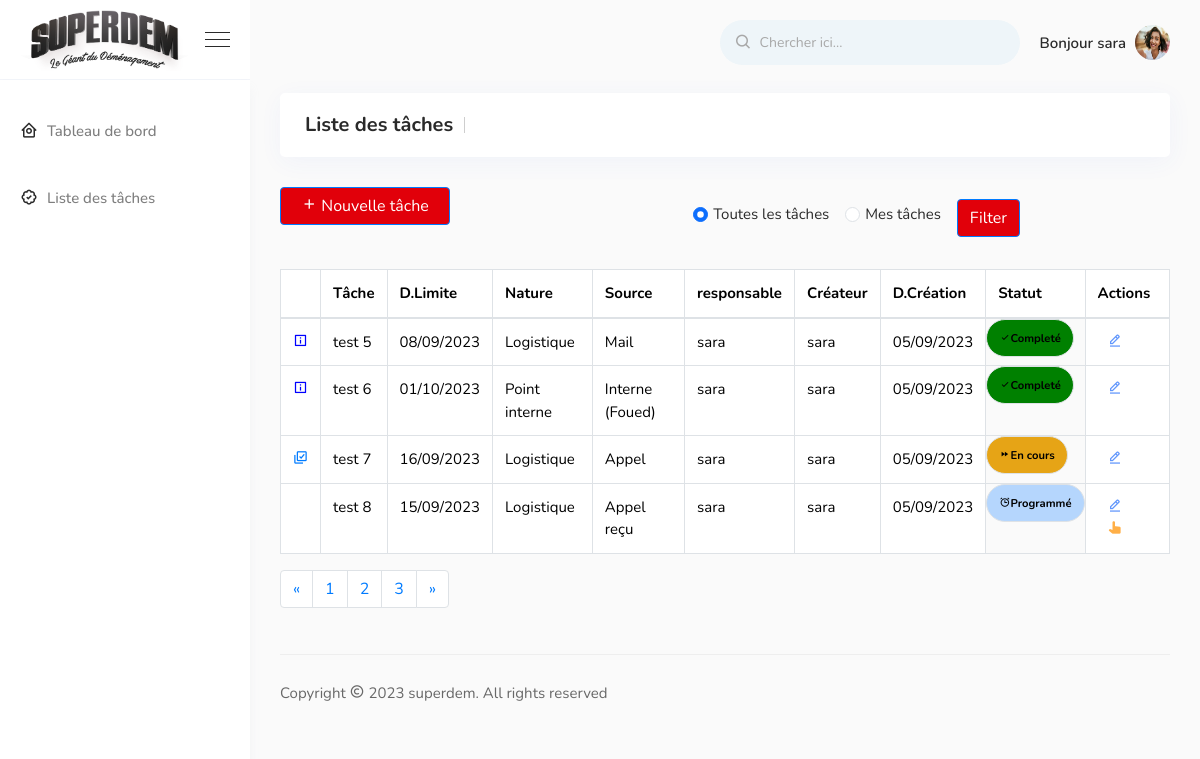
The page /planTaskk/TaskList?page=2&filter=None (signed in) on the database its author committed.
### planTaskk/models.py (models this page shows, shortened)
class UserProfile(models.Model):
    user = models.OneToOneField(User, on_delete=models.CASCADE)
    image = models.ImageField(upload_to="users/", default="image/user.jpg")
    biography = models.TextField(blank=True)
    position = models.CharField(max_length=100,blank=True)
    studies = models.CharField(max_length=100, blank=True)
    phone = models.CharField(max_length=15, default="000-000-0000")

class Todo(models.Model):
    datecreation = models.DateTimeField()
    createur = models.TextField()
    source = models.TextField()
    interne = models.TextField(blank=True)
    responsable = models.TextField()
    nature = models.TextField()
    tache = models.TextField()
    status = models.CharField(max_length=30)
    deadline = models.DateTimeField()
    commentaire = models.TextField(blank=True)

### planTaskk/views.py (the view)
# urls.py: path('TaskList', views.TaskList,name='TaskList'),
@login_required(login_url='login')
def TaskList(request):
    user_profile = UserProfile.objects.get(user=request.user)
    toDo = Todo.objects.all()
    filter_option = request.GET.get('filter')
    if filter_option == 'tasks_for_me':
        toDo = toDo.filter(responsable=request.user)
    paginator = Paginator(toDo, 4)  # 4 tâches par page
    page_number = request.GET.get('page')
    page_obj = paginator.get_page(page_number)
    context = {
        'user_profile': user_profile,
        'page_obj': page_obj,
        'employes' : employes,  # Assurez-vous que cette variable est correctement définie
        'current_page' : 1,
        'filter_option': filter_option  # Ajoutez l'option de filtre au contexte
    }
    return render(request, 'TaskList.html', context)

### planTaskk/Templates/TaskList.html (shortened to what this page needs)
<!doctype html>
{% load static %}
<html lang="zxx">
<head>
    <link rel="stylesheet" href="https://cdn.jsdelivr.net/npm/sweetalert2@11/dist/sweetalert2.min.css">
    <link href="https://cdn.jsdelivr.net/npm/bootstrap@5.3.1/dist/css/bootstrap.min.css" rel="stylesheet"
>
    <link rel="stylesheet" href="{% static 'css/vendors.min.css' %}" />
    <link rel="stylesheet" href="{% static 'css/style14.css' %}" />
    <link rel="stylesheet" href="{% static 'css/responsive.css' %}" />
</head>
<body>
    <div class="sidemenu-area">
        <div class="sidemenu-header">
            <div class="navbar-brand d-flex align-items-center">
                <img src="{% static 'image/logo-superdem.png'%}" alt="image">
           </div>
            <div class="burger-menu d-none d-lg-block">
                <span class="top-bar"></span>
                <span class="middle-bar"></span>
                <span class="bottom-bar"></span>
            </div>
        </div>
        <div class="sidemenu-body">
            <ul class="sidemenu-nav metisMenu h-100" id="sidemenu-nav" data-simplebar>
                <li class="nav-item">
                    <a href="{% url 'dashboard' %}" class="nav-link" aria-expanded="false">
                        <span class="icon"><i class='bx bx-home-circle'></i></span>
                        <span class="menu-title">Tableau de bord</span>
                    </a>
                </li>
                <li class="nav-item ">
                    <a href="{% url 'TaskList' %}" class="nav-link">
                        <span class="icon"><i class='bx bx-badge-check'></i></span>
                        <span class="menu-title">Liste des tâches</span>
                    </a>
                </li>
        </div>
    </div>
    <div class="main-content d-flex flex-column">
        <nav class="navbar top-navbar navbar-expand">
            <div class="collapse navbar-collapse" id="navbarSupportContent">
                <form method="get" class="nav-search-form d-none ml-auto d-md-block">
                    <label><i class='bx bx-search'></i></label>
                    <input type="text" class="form-control" onkeyup="searchFunction()" id="searchInput"
                        placeholder="Chercher ici...">
                </form>
                <ul class="navbar-nav right-nav align-items-center">
                    <li class="nav-item dropdown profile-nav-item">
                        <a href="#" class="nav-link dropdown-toggle" role="button" data-toggle="dropdown"
                            aria-haspopup="true" aria-expanded="false">
                            <div class="menu-profile">
                                {% if request.user.is_authenticated %}
                                <span class="name">Bonjour {{ request.user.username }}</span>
                                <img src="{{ user_profile.image.url }}" class="rounded-circle" alt="image">
                                {% endif %}
                            </div>
                        </a>
                    </li>
                </ul>
            </div>
        </nav>
        <div class="breadcrumb-area">
            <h1>Liste des tâches</h1>
        </div>
            <form method="GET" action="{% url 'TaskList' %}">
                <div class="div-btn d-flex justify-content-start">
                    <button type="button" class="btn btn-primary btn-block compose-btn mb-4" style="width:170px;background-color: #e1000a;" data-toggle="modal" data-target="#exampleModal"><i class="bx bx-plus"></i> Nouvelle tâche</button>
                    <div style="position: absolute; right:  180px;">
                        <div class="form-check form-check-inline">
                            <input class="form-check-input" type="radio" name="filter" id="allTasksRadio" value="" checked>
                            <label class="form-check-label" for="allTasksRadio">Toutes les tâches</label>
                        </div>
                        <div class="form-check form-check-inline">
                            <input class="form-check-input" type="radio" name="filter" id="tasksForMeRadio" value="tasks_for_me" {% if filter_option == 'tasks_for_me' %}checked{% endif %}>
                            <label class="form-check-label" for="tasksForMeRadio">Mes tâches</label>
                        </div>
                        <button type="submit" class="btn btn-primary" style="background-color: #e1000a;">Filter</button>
                    </div>
                </div>
            </form>
        <div class="todo-content-area mt-20">
                <div class="todo-area">
                    <div class="todo-list-wrapper">
                        <div class="todo-list">
                            <table class="table table-bordered">
                                <thead>
                                    <tr>
                                        <th></th>
                                        <th scope="col">Tâche</th>
                                        <th scope="col">D.Limite</th>
                                        <th scope="col">Nature</th>
                                        <th scope="col">Source</th>
                                        <th scope="col">responsable</th>
                                        <th scope="col">Créateur</th>
                                        <th scope="col">D.Création</th>
                                        <th scope="col">Statut</th>
                                        <th scope="col">Actions</th>
                                    </tr>
                                </thead>
                                <tbody>
                                    {% for tdo in page_obj %}
                                    <tr>
                                         <td>
                                            {% if tdo.status == 'En cours' and request.user.username == tdo.responsable %}
                                            <a href="#" data-toggle="modal" data-target="#exampleModal{{tdo.id}}"><i class='bx bx-select-multiple'></i></a>
                                            {% elif tdo.status == 'Completé' %}
                                            <a href="#" data-toggle="modal" data-target="#exampleModalInfo{{tdo.id}}"><i class='bx bx-info-square' style="color:blue;"></i></a>
                                                {% endif %}
                                        </td>
                                        <td>{{tdo.tache}}</td>
                                        <td>{{tdo.deadline|date:"d/m/Y" }}</td>
                                        <td>{{tdo.nature}}</td>
                                        {% if tdo.source == 'Interne' %}
                                        <td>{{tdo.source}} ({{tdo.interne}})</td>
                                        {% else %}
                                        <td>{{tdo.source}}</td>
                                        {% endif %}
                                        <td>{{tdo.responsable}}</td>
                                        <td>{{tdo.createur}}</td>
                                        <td>{{tdo.datecreation|date:"d/m/Y" }}</td>
                                        {% if tdo.status == 'Programmé' %}
                                        <td class="badge rounded-pill" style="background-color: #b5d6fd;"><i
                                                class='bx bx-alarm'></i>Programmé</td>
                                        {% elif tdo.status == 'Non pris en charge' %}
                                        <td class="badge rounded-pill" style="background-color: #dddddd;"><i
                                                class='bx bx-calendar'></i>Non pris en charge</td>
                                        {% elif tdo.status == 'Completé' %}
                                        <td class="badge rounded-pill" style="background-color: green;"><i
                                                class='bx bx-check' ></i>Completé</td>
                                        {% elif tdo.status == 'En cours' %}
                                        <td class="badge rounded-pill" style="background-color: rgb(230, 164, 22);"><i
                                                    class='bx bx-fast-forward'></i>En cours</td>
                                        {% endif %}
                                        <td>
                                            {% if request.user.username == tdo.createur %}
                                            <a href="{% url 'edit' tdo.id page_obj.number filter_option %}" class="edit" style="padding: 5px 10px; color: #6096fc; background-color: transparent; transition: background-color 0.3s, color 0.3s;"
                                                onmouseover="this.style.backgroundColor = 'rgba(96, 150, 252, 0.4)';"
                                                onmouseout="this.style.backgroundColor = 'transparent';">
                                                <i class='bx bx-edit-alt' alt="editer"></i>
                                            </a>
                                            {% endif %}
                                            {% if request.user.username == tdo.responsable and tdo.status == 'Programmé' %}
                                            <a href="{% url 'start_task' tdo.id page_obj.number filter_option %}" style="padding: 5px 10px; color: #ffaf47; background-color: transparent; transition: background-color 0.3s, color 0.3s;"
                                                onmouseover="this.style.backgroundColor = 'rgba(255, 175, 71, 0.4)';"
                                                onmouseout="this.style.backgroundColor = 'transparent';">
                                                <i class="bx bxs-hand-up"></i>
                                            </a>
                                            {% endif %}
                                        </td>
                                    </tr>
                                    {% endfor %}
                                </tbody>
                            </table>
                            <nav>
                                <ul class="pagination ">
                                    <li class="page-item">
                                        <a class="page-link" href="?page=1&filter={{filter_option}}">
                                            <span aria-hidden="true">&laquo;</span>
                                        </a>
                                    </li>
                                    {% for i in page_obj.paginator.page_range %}
                                    <li class="page-item">
                                        <a class="page-link" href="?page={{i}}&filter={{filter_option}}">{{ i }}</a>
                                    </li>
                                    {% endfor %}
                                    <li class="page-item">
                                        <a class="page-link" href="?page={{ page_obj.paginator.num_pages }}&filter={{filter_option}}">
                                            <span aria-hidden="true">&raquo;</span>
                                        </a>
                                    </li>
                                </ul>
                            </nav>
                        </div>
                    </div>
                </div>
        </div>
        <footer class="footer-area">
            <div class="row align-items-center">
                <div class="col-lg-6 col-sm-6 col-md-6">
                    <p>Copyright <i class='bx bx-copyright'></i> 2023 <a href="#">superdem</a>. All rights
                        reserved</p>
                </div>
            </div>
        </footer>
    </div>
</body>
</html>

### rows shown on the page
UserProfile: image (picture)
Todo: tache "test 5", deadline "08/09/2023", nature "Logistique", source "Mail", responsable "sara", createur "sara", datecreation "05/09/2023", status "Completé" (drawn)
Todo: tache "test 6", deadline "01/10/2023", nature "Point interne", source "Interne", interne "Foued", responsable "sara", createur "sara", datecreation "05/09/2023", status "Completé" (drawn)
Todo: tache "test 7", deadline "16/09/2023", nature "Logistique", source "Appel", responsable "sara", createur "sara", datecreation "05/09/2023", status "En cours" (drawn)
Todo: tache "test 8", deadline "15/09/2023", nature "Logistique", source "Appel reçu", responsable "sara", createur "sara", datecreation "05/09/2023", status "Programmé" (drawn)

### other values the page prints
{{ request.user.username }} "sara"
{{ i }} "1" "2" "3"
